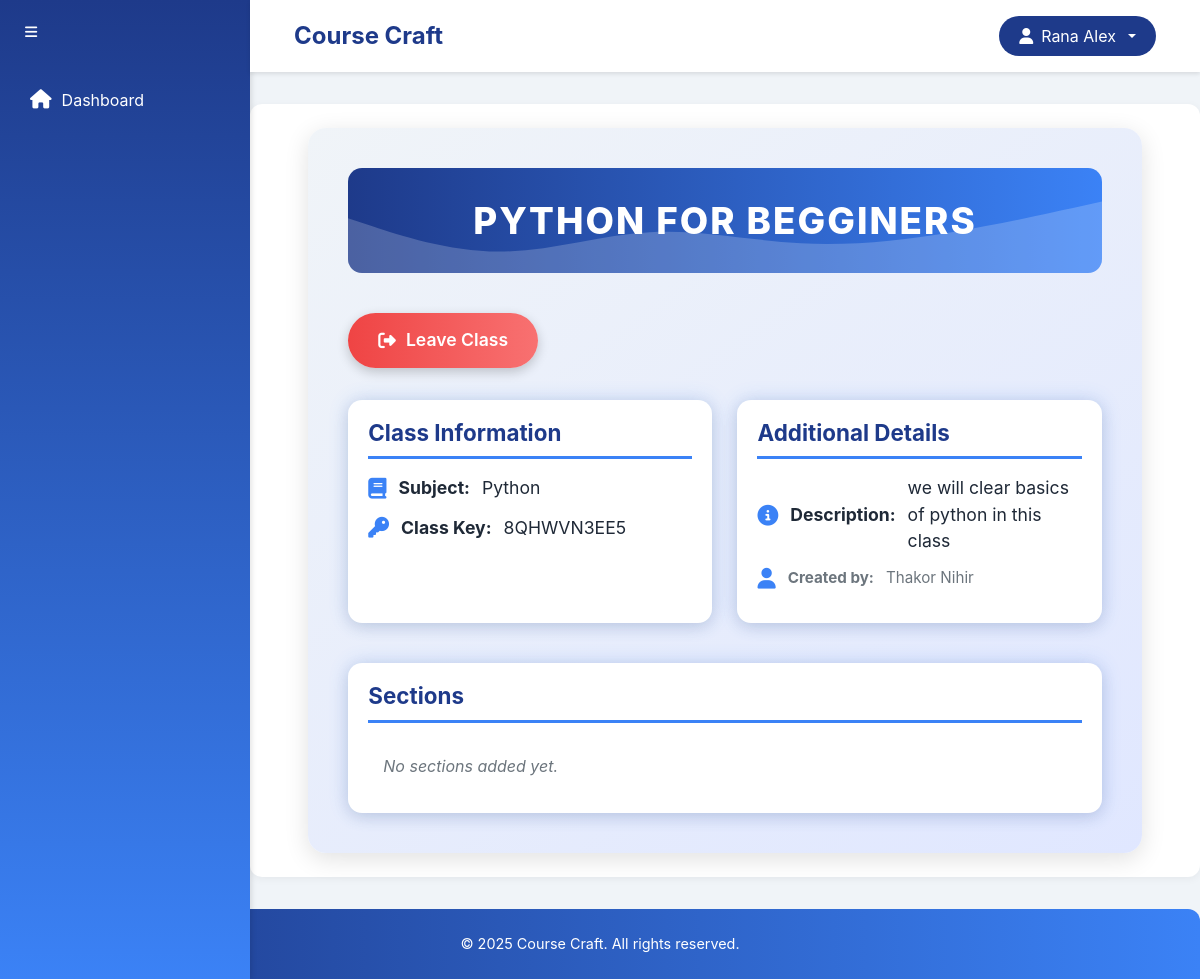
Page /student/class/12/ (signed in) on the earlier database version.
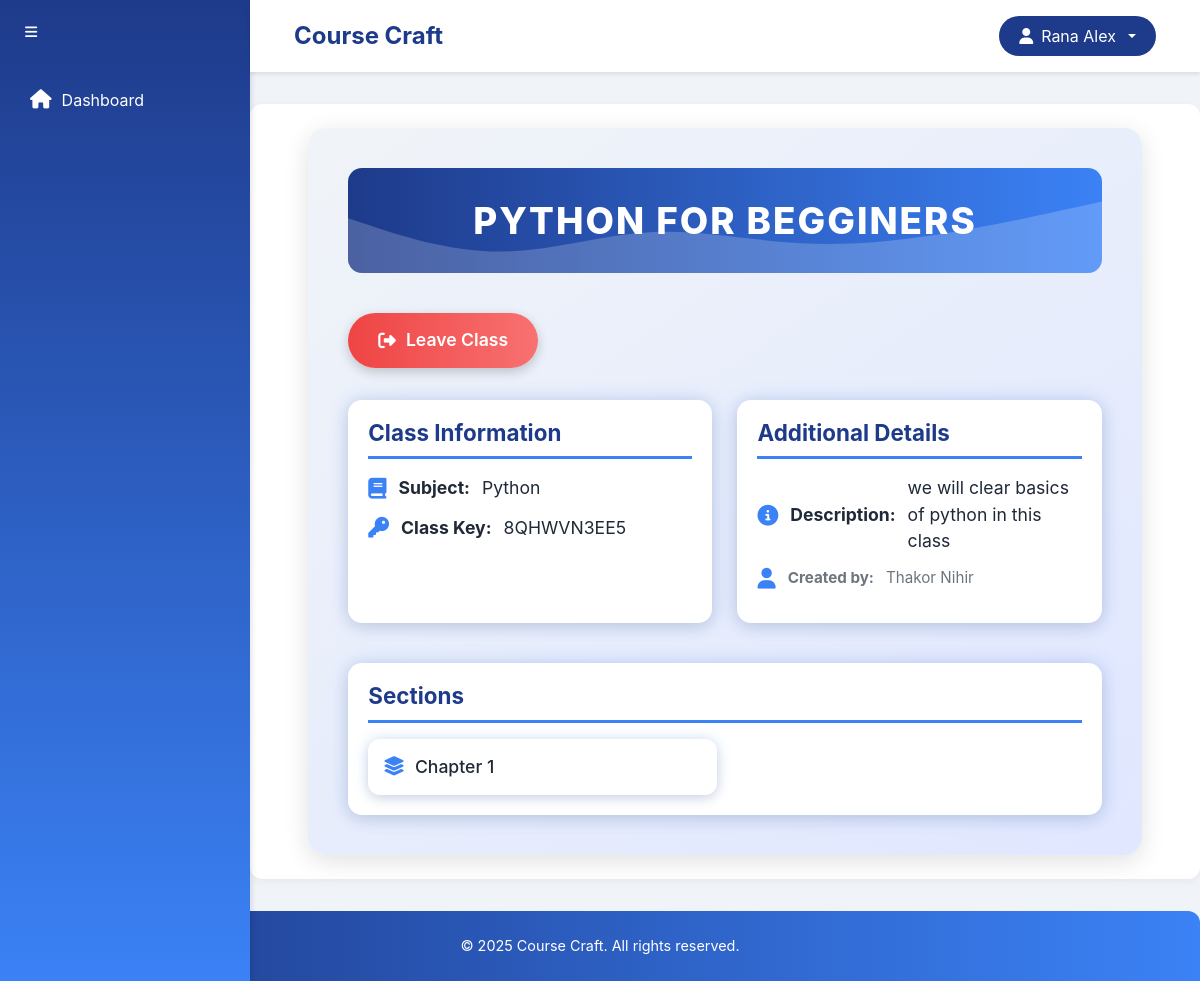
Same page on the later database version.
### teacher/models.py (models this page shows, shortened)
class Section(models.Model):
    name = models.CharField(max_length=100)
    classroom = models.ForeignKey(Classroom, on_delete=models.CASCADE, related_name='sections')

### student/views.py (the view)
# urls.py: path('class/<int:class_id>/', views.view_class, name='view_class'),
@login_required
def view_class(request, class_id):
    student_class = get_object_or_404(StudentClassroom, student=request.user, joined_class_id=class_id)
    class_detail = student_class.joined_class
    sections = class_detail.sections.all()
    return render(request, 'student/class_detail.html', {
        'class_obj': class_detail,
        'sections': sections
    })

### templates/student/class_detail.html (shortened to what this page needs)
{% extends 'student/base.html' %}
{% load static %}
{% block content %}
<link rel="stylesheet" href="{% static 'css/student/class_detail.css' %}">
<div class="detail-container">
    <div class="detail-hero">{{ class_obj.class_name }}</div>
    <button class="action-btn leave-class-btn" onclick="leaveClass()">
        <i class="fas fa-sign-out-alt"></i> Leave Class
    </button>
    <div class="detail-grid">
        <div class="detail-card">
            <h5>Class Information</h5>
            <p><i class="fas fa-book"></i> <strong>Subject:</strong> {{ class_obj.subject }}</p>
            <p><i class="fas fa-key"></i> <strong>Class Key:</strong> {{ class_obj.class_key }}</p>
        </div>
        <div class="detail-card">
            <h5>Additional Details</h5>
            <p><i class="fas fa-info-circle"></i> <strong>Description:</strong> {{ class_obj.description|default:"No description provided." }}</p>
            <p class="text-muted"><i class="fas fa-user"></i> <strong>Created by:</strong> {{ class_obj.teacher.full_name }}</p>
        </div>
    </div>
    <div class="detail-card">
        <h5>Sections</h5>
        <div class="section-list">
            {% for section in sections %}
                <div class="section-card">
                    <a href="{% url 'student:section_detail' class_obj.id section.id %}">
                        <i class="fas fa-layer-group"></i> {{ section.name }}
                    </a>
                </div>
            {% empty %}
                <div class="section-card no-sections">No sections added yet.</div>
            {% endfor %}
        </div>
    </div>
</div>
{% endblock %}

Differences in the rows shown:
added Section: name "Chapter 1"
Other differences:
text no longer shown: "No sections added yet."
